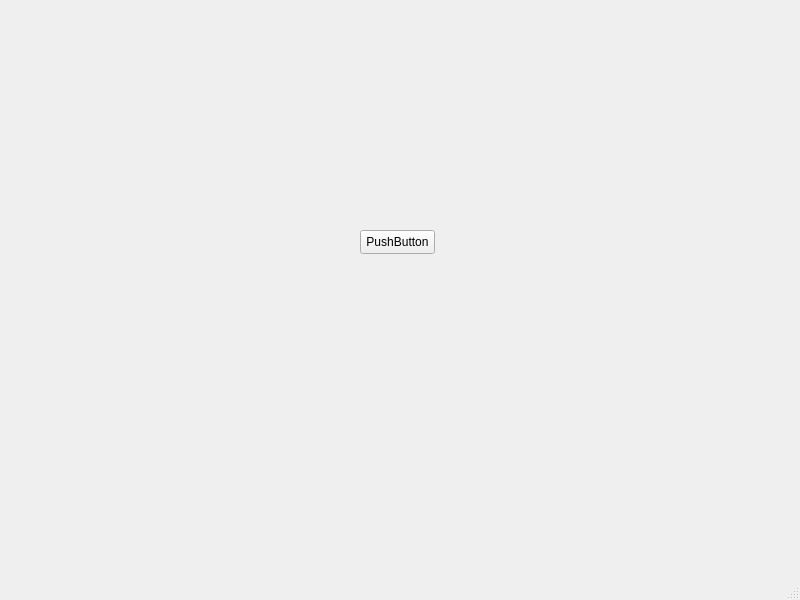
<?xml version="1.0" encoding="UTF-8"?>
<ui version="4.0">
 <class>MainWindow</class>
 <widget class="QMainWindow" name="MainWindow">
  <property name="geometry">
   <rect>
    <x>0</x>
    <y>0</y>
    <width>800</width>
    <height>600</height>
   </rect>
  </property>
  <property name="windowTitle">
   <string>MainWindow</string>
  </property>
  <widget class="QWidget" name="centralwidget">
   <widget class="QPushButton" name="pushButton">
    <property name="geometry">
     <rect>
      <x>360</x>
      <y>230</y>
      <width>75</width>
      <height>24</height>
     </rect>
    </property>
    <property name="autoFillBackground">
     <bool>false</bool>
    </property>
    <property name="text">
     <string>PushButton</string>
    </property>
   </widget>
  </widget>
  <widget class="QMenuBar" name="menubar">
   <property name="geometry">
    <rect>
     <x>0</x>
     <y>0</y>
     <width>800</width>
     <height>22</height>
    </rect>
   </property>
  </widget>
  <widget class="QStatusBar" name="statusbar"/>
 </widget>
 <resources/>
 <connections/>
</ui>
